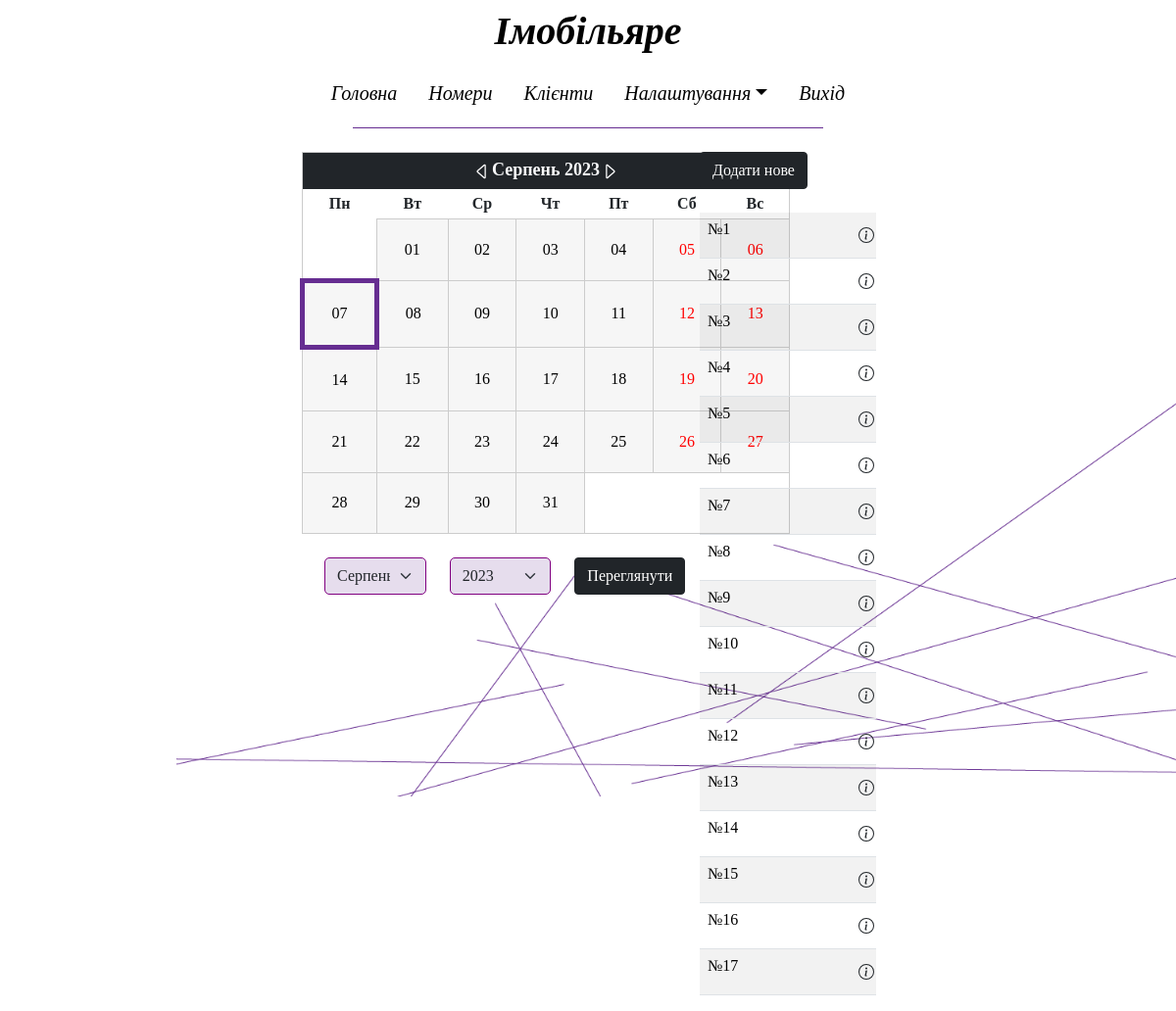
Screenshot of /rooms.php (signed in) with the database file from the repository.
### tables this page shows
CREATE TABLE `type_room` (
  `id` int(100) NOT NULL,
  `name` varchar(100) NOT NULL
);

CREATE TABLE `rooms` (
  `id` int(100) NOT NULL,
  `id_type` int(100) NOT NULL,
  `name` varchar(100) NOT NULL,
  `price` int(100) NOT NULL,
  `description` varchar(200) NOT NULL
);

### rooms.php (the view, shortened to what this page needs)
<?php
    require_once("connect_db.php");
?>
<html style="overflow-x: hidden;">
    <head>
        <link href="style.css" rel="stylesheet">
        <link href="https://cdn.jsdelivr.net/npm/bootstrap@5.1.3/dist/css/bootstrap.min.css" rel="stylesheet">
    </head>
    <body style="background-image: url(Фон.png); background-repeat: no-repeat; background-size: 85%; background-position-x: right;">
        <?php include_once("header.php") ?>
        <div class="row">
            <div class="col-sm-3"></div>
            <div class="col-sm-4">
               <?php include_once("calendar.php"); ?>
            </div>
            <div class="col-sm-2">
                <a href="new.php?id_order=0"><button type="button" class="btn btn-dark" style="font-family: Roboto Italic;">Додати нове</button></a>
                <br><br>
                <table class="table table-striped">
                    <?php
                        $sql="SELECT type_room.name AS type, rooms.* FROM type_room, rooms WHERE type_room.id=rooms.id_type";
                        $res=mysqli_query($connect,$sql);
                        while($result=mysqli_fetch_array($res)){
                    ?>
                    <tr>
                        <td>
                            <div class="row">
                                <div class="col-sm-9">
                                    <a href="#" style="text-decoration: none; color: black; font-family: Roboto Italic;"><?php echo $result['name'] ?></a>
                                </div>
                                <div class="col-sm-1">
                                    <button class="btn" type="button" data-bs-toggle="offcanvas" data-bs-target="#offcanvasWithBothOptions0<?php echo $result['id'] ?>" aria-controls="offcanvasWithBothOptions0<?php echo $result['id'] ?>">
                                    </button>
                                </div>
                            </div>
                        </td>
                    </tr>
                    <?php } ?>
                </table>
            </div>
            <div class="col-sm-3"></div>
        </div>
    </body>
</html>

### header.php (shortened to what this page needs)
<div>
    <ul class="nav justify-content-center">
        <li class="nav-item">
            <h1><a class="nav-link disabled" href="main.php" tabindex="-1" aria-disabled="true" style="font-family: Roboto Italic; color: black;"><i><b>Імобільяре</b></i></a></h1>
        </li>
    </ul>
</div>
<div>
    <ul class="nav justify-content-center" >
        <li class="nav-item">
            <a class="nav-link" href="main.php" style="color: black; font-size: 20px; font-family: Roboto Italic;"><i>Головна</i></a>
        </li>
        <li class="nav-item">
            <a class="nav-link" href="rooms.php" style="color: black; font-size: 20px; font-family: Roboto Italic;"><i>Номери</i></a>
        </li>
		<li class="nav-item">
            <a class="nav-link" href="clients.php" style="color: black; font-size: 20px; font-family: Roboto Italic;" ><i>Клієнти</i></a>
        </li>
        <li>
            <div class="dropdown">
                <a class="nav-link dropdown-toggle" style="color: black; font-size: 20px; font-family: Roboto Italic;" href="#" role="button" id="dropdownMenuLink" data-bs-toggle="dropdown" aria-expanded="false" ><i>Налаштування</i></a>
            </div>
        </li>
        <li class="nav-item">
            <a class="nav-link" href="exit.php" style="color: black; font-size: 20px; font-family: Roboto Italic;" ><i>Вихід</i></a>
        </li>
    </ul>
</div>
<hr style="margin: 1% 30% 2% 30%; width: 40%; height: 1px; color: rgb(102, 45, 145); opacity: 100%;">

### calendar.php (shortened to what this page needs)
<?php
	$self = $_SERVER['PHP_SELF'];
	if(isset($_GET['month'])){
		$month = $_GET['month'];
	} elseif(isset($_GET['viewmonth'])){
		$month = $_GET['viewmonth'];
	} else{
		$month = date('m');
	}
	if(isset($_GET['year'])) {
		$year = $_GET['year'];
	} elseif(isset($_GET['viewyear'])) {
		$year = $_GET['viewyear'];
	} else {
		$year = date('Y');
	}
	if($month == '12') {
		$next_year = $year + 1;
	} else {
		$next_year = $year;
	}
	$Month_r = array("1" => "Січень","2" => "Лютий","3" => "Березень","4" => "Квітень","5" => "Травень","6" => "Червень","7" => "Липень","8" => "Серпень","9" => "Вересень","10" => "Жовтень","11" => "Листопад","12" => "Грудень");
	$first_of_month = mktime(0, 0, 0, $month, 1, $year);
	$maxdays = date('t', $first_of_month);
	$date_info = getdate($first_of_month);
	$month = $date_info['mon'];
	$year = $date_info['year'];
	if($month == '1') {
		$last_year = $year-1;
	} else {
		$last_year = $year;
	}
	$timestamp_last_month = $first_of_month - (24*60*60);
	$last_month = date("m", $timestamp_last_month);
	if($month == '12') {
		$next_month = '1';
	} else {
		$next_month = $month+1;
	}
	$calendar = "<div class=\"block-on-center col-sm-12\" style='display: inline-block;'><table width='500px' height='390px' style='border: 1px solid #cccccc;'><tr style='background: #5C8EB3;'><td colspan='7' class='navi text-light bg-dark' style='text-align: center; vertical-align: middle;'><a style=' color: #ffffff; text-decoration: none;' href='$self?month=".$last_month."&year=".$last_year."'><svg xmlns=\"http://www.w3.org/2000/svg\" width=\"20\" height=\"20\" fill=\"currentColor\" class=\"bi bi-arrow-left-circle-fill\" viewBox=\"0 0 16 16\"><path d=\"M10 12.796V3.204L4.519 8 10 12.796zm-.659.753-5.48-4.796a1 1 0 0 1 0-1.506l5.48-4.796A1 1 0 0 1 11 3.204v9.592a1 1 0 0 1-1.659.753z\"/></svg></a>".$Month_r[$month]." ".$year."<a style=' color: #ffffff; text-decoration: none;' href='$self?month=".$next_month."&year=".$next_year."'><svg xmlns=\"http://www.w3.org/2000/svg\" width=\"20\" height=\"20\" fill=\"currentColor\" class=\"bi bi-arrow-left-circle-fill\" viewBox=\"0 0 16 16\"><path d=\"M6 12.796V3.204L11.481 8 6 12.796zm.659.753 5.48-4.796a1 1 0 0 0 0-1.506L6.66 2.451C6.011 1.885 5 2.345 5 3.204v9.592a1 1 0 0 0 1.659.753z\"/></svg></a></td></tr><tr><td class='datehead' style='text-align: center; vertical-align: middle; '>Пн</td><td class='datehead' style='text-align: center; vertical-align: middle; '>Вт</td><td class='datehead' style='text-align: center; vertical-align: middle; '>Ср</td><td class='datehead' style='text-align: center; vertical-align: middle; '>Чт</td><td class='datehead' style='text-align: center; vertical-align: middle; '>Пт</td><td class='datehead' style='text-align: center; vertical-align: middle; '>Сб</td><td class='datehead' style='text-align: center; vertical-align: middle; '>Вс</td></tr><tr>";
	$class = "";
	$weekday = $date_info['wday'];
	$weekday = $weekday-1;
	$day = 1;
	if($weekday > 0){
		$calendar .= "<td colspan='$weekday'> </td>";
	}
	$i=0;
	while($day <= $maxdays) {
	    if($weekday == 7) {
			$calendar .= "</tr><tr>";
			$weekday = 0;
		}
		if(strlen($month)==1){
			$month="0".$month;
		}
		if(strlen($day)==1){
			$day="0".$day;
		}
		$c="";
		$sql="SELECT orders.id, rooms.name AS namer, clients.name AS namec, orders.date_start, orders.date_end FROM orders, rooms, clients WHERE orders.id_client=clients.id AND orders.id_room=rooms.id AND '".$year."-".$month."-".$day."' BETWEEN orders.date_start AND orders.date_end;";
        $res=mysqli_query($connect,$sql);
		$result=mysqli_fetch_array($res);
	    if((($day < 10 and "0$day" == date('d')) or ($day >= 10 and "$day" == date('d'))) and (($month < 10 and "0$month" == date('m')) or ($month >= 10 and "$month" == date('m'))) and $year == date('Y')){
		    $class = "caltoday";
			if($result){
				$class = "calday1";
				$c='<div class="offcanvas offcanvas-start" data-bs-scroll="true" tabindex="-1" id="offcanvasWithBothOptions'.$i.'" aria-labelledby="offcanvasWithBothOptionsLabel'.$i.'"><div class="offcanvas-header" style="background-color: rgb(102, 45, 145, .16);"><h5 class="offcanvas-title" id="offcanvasWithBothOptionsLabel'.$i.'" style="font-family: Roboto Italic;">'.$year.'-'.$month.'-'.$day.'</h5><button type="button" class="btn-close text-reset" data-bs-dismiss="offcanvas" aria-label="Закрити"></button></div><div class="offcanvas-body" style="background-color: rgb(102, 45, 145, .16);"><div class="list-group"><a href="new.php?id_order='.$result['id'].'" class="list-group-item list-group-item-action" aria-current="true" style="background-color: rgb(102, 45, 145, .16); font-family: Roboto Italic; border: 1px solid purple; border-radius: 5px;"><div class="d-flex w-100 justify-content-between"><h5 class="mb-1">'.$result['namer'].'</h5><small>Редагувати</small></div><p class="mb-1">'.$result['namec'].'</p><small>'.$result['date_start'].' - '.$result['date_end'].'</small></a>';
				while($result=mysqli_fetch_array($res)){
					$c=$c.'	<a href="new.php?id_order='.$result['id'].'" class="list-group-item list-group-item-action" aria-current="true" style="background-color: rgb(102, 45, 145, .16); font-family: Roboto Italic; border: 1px solid purple; border-radius: 5px;"><div class="d-flex w-100 justify-content-between"><h5 class="mb-1">'.$result['namer'].'</h5><small>Редагувати</small></div><p class="mb-1">'.$result['namec'].'</p><small>'.$result['date_start'].' - '.$result['date_end'].'</small></a>';
				}
				$c=$c.'</div></div></div>';
			} else {
				$c='<div class="offcanvas offcanvas-start" data-bs-scroll="true" tabindex="-1" id="offcanvasWithBothOptions'.$i.'" aria-labelledby="offcanvasWithBothOptionsLabel'.$i.'" ><div class="offcanvas-header" style="background-color: rgb(102, 45, 145, .16);"><h5 class="offcanvas-title" id="offcanvasWithBothOptionsLabel'.$i.'" style="font-family: Roboto Italic;">'.$year.'-'.$month.'-'.$day.'</h5><button type="button" class="btn-close text-reset" data-bs-dismiss="offcanvas" aria-label="Закрити"></button></div><div class="offcanvas-body" style="background-color: rgb(102, 45, 145, .16);"><h5></h5></div></div>';
			}
	   	} else {
		    $class = "cal";
			$c='<div class="offcanvas offcanvas-start" data-bs-scroll="true" tabindex="-1" id="offcanvasWithBothOptions'.$i.'" aria-labelledby="offcanvasWithBothOptionsLabel'.$i.'" ><div class="offcanvas-header" style="background-color: rgb(102, 45, 145, .16);"><h5 class="offcanvas-title" id="offcanvasWithBothOptionsLabel'.$i.'" style="font-family: Roboto Italic;">'.$year.'-'.$month.'-'.$day.'</h5><button type="button" class="btn-close text-reset" data-bs-dismiss="offcanvas" aria-label="Закрити"></button></div><div class="offcanvas-body" style="background-color: rgb(102, 45, 145, .16);"><h5></h5></div></div>';
		}
		if($weekday == 5 || $weekday == 6) {
			$red='style="color: red" ';
		} else {
			$red='';
		}
	    $calendar .= "<td class='{$class}'><button class='btn' type='button' data-bs-toggle='offcanvas' data-bs-target='#offcanvasWithBothOptions".$i."' aria-controls='offcanvasWithBothOptions".$i."' style=' text-decoration: none; color: black;'><span ".$red.">{$day}</span></button></td>";
		$calendar=$calendar.$c;
	    $day++;
	    $weekday++;
		$i++;
	}
	if($weekday != 7) {
		$calendar .= "<td colspan='" . (7 - $weekday) . "'> </td>";
	}
	echo $calendar . "</tr></table>";
	$months = array('Січень', 'Лютий', 'Березень', 'Квітень', 'Травень', 'Червень', 'Липень', 'Серпень', 'Вересень', 'Жовтень', 'Листопад', 'Грудень');
	echo "<br><form style='float: right; action='$self' method='get'><div class=\"row\"><div class=\"col-sm-4\"><select name='month'  class=\"col-sm-4 form-select\" style='font-family: Roboto Italic; background-color: rgb(102, 45, 145, .16); border: 1px solid purple; border-radius: 5px;'>";
	for($i=0; $i<=11; $i++) {
		echo "<option style='color: white;' value='".($i+1)."'";
		if($month == $i+1) {
			echo "selected = 'selected'";
		}
		echo ">".$months[$i]."</option>";
	}
	echo "</select></div>";
	echo "<div class=\"col-sm-4\"><select name='year' class=\"col-sm-4 form-select\" style='font-family: Roboto Italic; background-color: rgb(102, 45, 145, .16); border: 1px solid purple; border-radius: 5px;'>";
	for($i=date('Y'); $i<=(date('Y')+20); $i++)	{
		$selected = ($year == $i ? "selected = 'selected'" : '');
		echo "<option style='color: white;' value=\"".($i)."\"$selected>".$i."</option>";
	}
	echo "</select></div><div class=\"col-sm-4\"><input type='submit' class=\"btn btn-dark\" value='Переглянути' style='font-family: Roboto Italic;' /></div></div></form>";
	echo "</div>";
?>

### calendar.php (style rules this page uses)
.cal { border: 1px solid #ccc; color: #333; background: #F6F6F6; font-family: Roboto Italic; font-size: 14px; text-align: center; }
.caltoday { font-family: Roboto Italic; font-size: 14px; background: #F6F6F6; text-align: center; font-weight: bold; border: 5px solid rgb(102, 45, 145); }
.navi { font-family: Roboto Italic; font-size: 18px; font-weight: bold; }
.datehead { font-family: Roboto Italic; font-size: 16px; font-weight: bold; }

### rows the page displays
type_room: rooms.name "№1", rooms.name "№2", rooms.name "№3", rooms.name "№4", rooms.name "№5", rooms.name "№6", rooms.name "№7"
type_room: rooms.name "№8", rooms.name "№9", rooms.name "№10", rooms.name "№11"
type_room: rooms.name "№12", rooms.name "№13", rooms.name "№14"
type_room: rooms.name "№15", rooms.name "№16", rooms.name "№17"

### other values shown
$Month_r[$month] "Серпень"
$year "2023"
form field month "Серпень"
form field year "2023"
